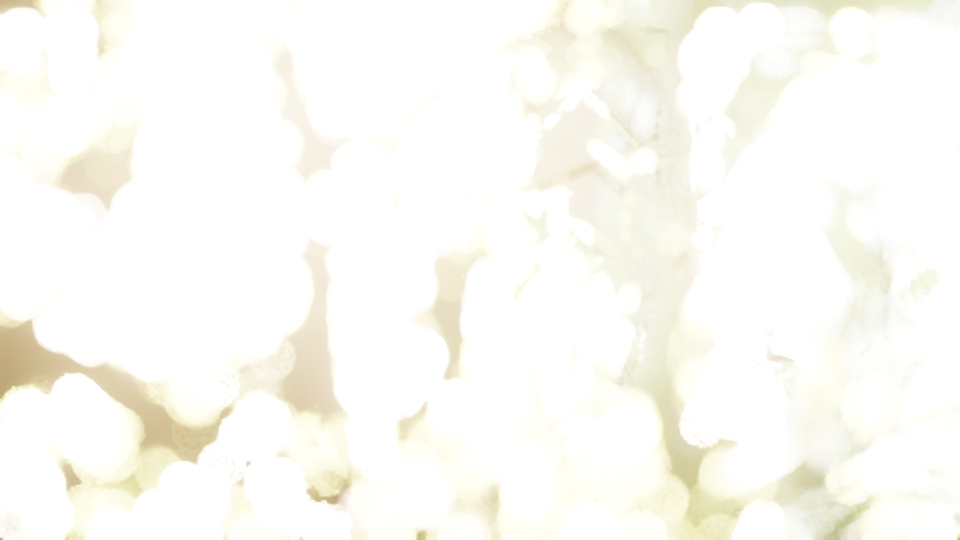
#> input picture films/host-studio/reel/previs/S01.jpg, 1920 x 1080 px (shown at 1/2 size)
$ python -i camcheck.py   (imports and definitions only)
#> lines starting #> are read from the running program, lines starting #| are printed output that depends on the picture
# Framing check (agent-05): for each frame, the current camera's render (camcheck dir) against final_c's frame: the
# zoom factor and shift that best align them (normalised correlation of edge maps, scales 0.75-1.35). A framing
# match is scale 1.00 +- 0.02 and shift under 1% of the width. Prints one JSON line. Read-only.
import json, os, sys
import numpy as np
from PIL import Image, ImageFilter
CAM, FIN = sys.argv[1], sys.argv[2]
# [1 line that did not run here, left out]
W, H = 480, 270

def load(p):
#> called with p = '../previs/S01.jpg'
    g = Image.open(p).convert("L").resize((W, H), Image.BILINEAR).filter(ImageFilter.GaussianBlur(1.5))
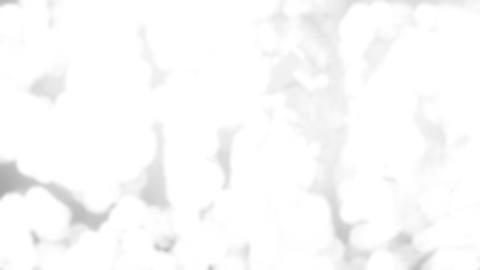
#> g: PIL image 480x270 L; min 170, max 255, mean 250.5
    a = np.asarray(g, dtype=np.float32)
    gx, gy = np.zeros_like(a), np.zeros_like(a)
    gx[:, 1:-1], gy[1:-1, :] = a[:, 2:] - a[:, :-2], a[2:, :] - a[:-2, :]
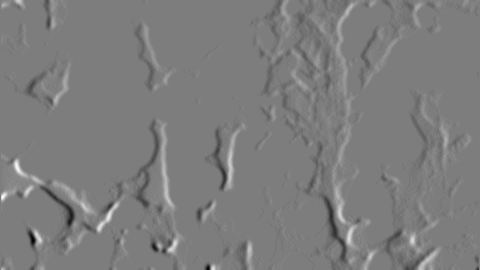
#> gx: shape (270, 480) float32; min -26, max 27, mean 0; drawn with min black and max white
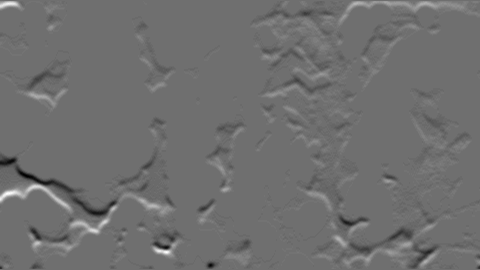
#> gy: shape (270, 480) float32; min -24, max 31, mean 0; drawn with min black and max white
    e = np.hypot(gx, gy)
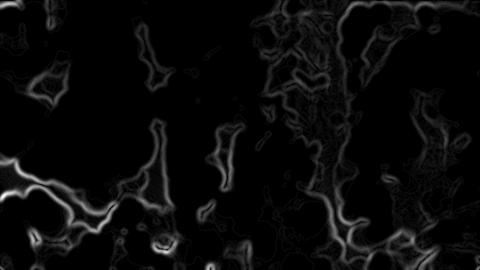
#> e: shape (270, 480) float32; min 0, max 36.77, mean 1.5; drawn with min black and max white
    return (e - e.mean()) / (e.std() + 1e-6)

def zoom(a, s):  # scale about the centre, cropped back to W x H
    im = Image.fromarray(a)
    w, h = int(round(W * s)), int(round(H * s))
    z = np.asarray(im.resize((w, h), Image.BILINEAR))
    if s >= 1:
        x0, y0 = (w - W) // 2, (h - H) // 2
        return z[y0:y0 + H, x0:x0 + W]
    out = np.zeros((H, W), np.float32)
    x0, y0 = (W - w) // 2, (H - h) // 2
    out[y0:y0 + h, x0:x0 + w] = z
    return out

def best_shift(a, b):  # phase correlation: integer shift of b onto a
    F = np.fft.fft2(a) * np.conj(np.fft.fft2(b))
    r = np.fft.ifft2(F / (np.abs(F) + 1e-6)).real
    y, x = np.unravel_index(np.argmax(r), r.shape)
    return (y if y < H // 2 else y - H), (x if x < W // 2 else x - W)

def ncc(a, b):
    m = 30  # ignore borders
    a, b = a[m:-m, m:-m], b[m:-m, m:-m]
    a, b = a - a.mean(), b - b.mean()
    return float((a * b).sum() / (np.sqrt((a * a).sum() * (b * b).sum()) + 1e-6))

def name(f):
    return ("-" if f < 0 else "") + f"{abs(f):04d}.png"

res = {}
# [18 lines not run here, left out]

>>> result = load('../previs/S01.jpg')

$ run again, on films/host-studio/reel/previs/S04.jpg
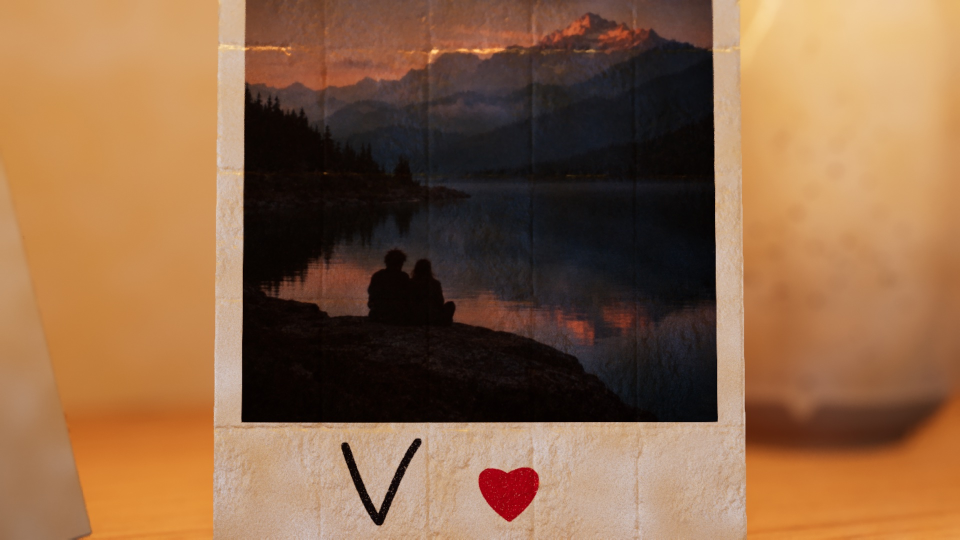
#> input picture films/host-studio/reel/previs/S04.jpg, 1920 x 1080 px (shown at 1/2 size)
#> in load, `gx[:, 1:-1], gy[1:-1, :] = a[:, 2:] - a[:, :-2], a[2:, :] - a[:-2, :]`:
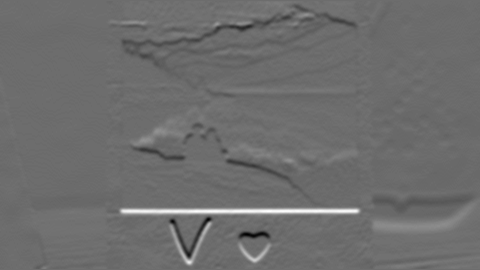
#> gy: shape (270, 480) float32; min -61, max 81, mean 0.2; drawn with min black and max white
#> in load, `e = np.hypot(gx, gy)`:
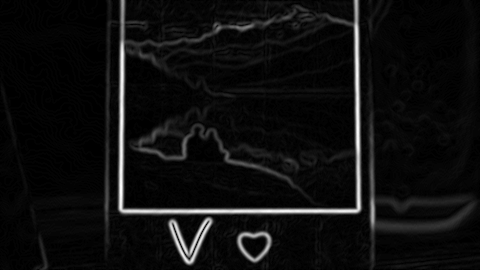
#> e: shape (270, 480) float32; min 0, max 83.01, mean 4.8; drawn with min black and max white
